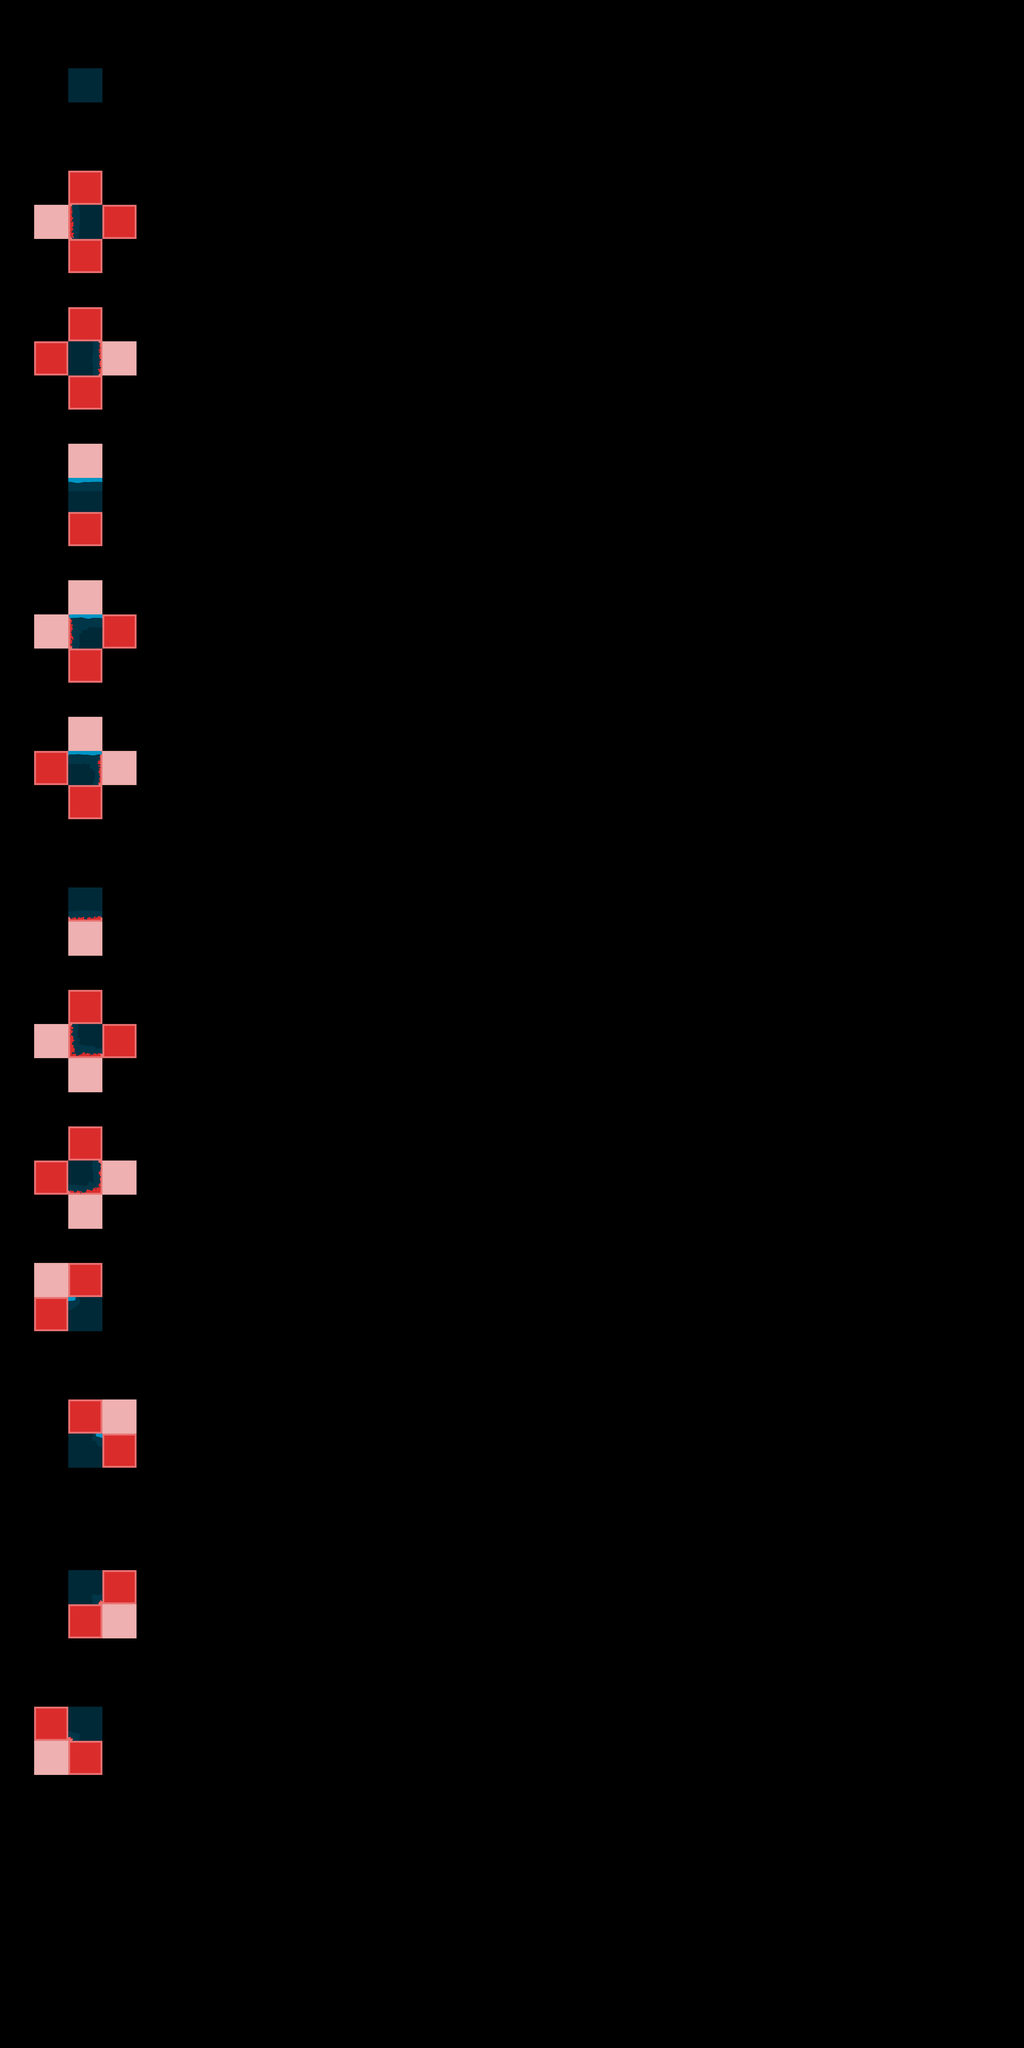

This is a level from a 2D game, rendered from its Tiled map with the project's own tilesets. A one-line summary and the complete map file follow:
An orthogonal 30x60 tile map with 128x128 px tiles, 2 tile layers (input_Prototype, output_Ground), 3 tilesets.

<map version="1.10" tiledversion="1.10.0" orientation="orthogonal" renderorder="right-down" width="30" height="60" tilewidth="128" tileheight="128" infinite="0" nextlayerid="3" nextobjectid="1">
 <tileset firstgid="1" source="Prototype.tsx" />
 <tileset firstgid="172" source="Ground.tsx" />
 <tileset firstgid="343" source="Prototype.tsx" />
 <layer id="1" name="input_Prototype" width="30" height="60">
  <data encoding="csv">
0,0,0,0,0,0,0,0,0,0,0,0,0,0,0,0,0,0,0,0,0,0,0,0,0,0,0,0,0,0,
0,0,0,0,0,0,0,0,0,0,0,0,0,0,0,0,0,0,0,0,0,0,0,0,0,0,0,0,0,0,
0,0,343,0,0,0,0,0,0,0,0,0,0,0,0,0,0,0,0,0,0,0,0,0,0,0,0,0,0,0,
0,0,0,0,0,0,0,0,0,0,0,0,0,0,0,0,0,0,0,0,0,0,0,0,0,0,0,0,0,0,
0,0,0,0,0,0,0,0,0,0,0,0,0,0,0,0,0,0,0,0,0,0,0,0,0,0,0,0,0,0,
0,0,343,0,0,0,0,0,0,0,0,0,0,0,0,0,0,0,0,0,0,0,0,0,0,0,0,0,0,0,
0,344,343,343,0,0,0,0,0,0,0,0,0,0,0,0,0,0,0,0,0,0,0,0,0,0,0,0,0,0,
0,0,343,0,0,0,0,0,0,0,0,0,0,0,0,0,0,0,0,0,0,0,0,0,0,0,0,0,0,0,
0,0,0,0,0,0,0,0,0,0,0,0,0,0,0,0,0,0,0,0,0,0,0,0,0,0,0,0,0,0,
0,0,343,0,0,0,0,0,0,0,0,0,0,0,0,0,0,0,0,0,0,0,0,0,0,0,0,0,0,0,
0,343,343,344,0,0,0,0,0,0,0,0,0,0,0,0,0,0,0,0,0,0,0,0,0,0,0,0,0,0,
0,0,343,0,0,0,0,0,0,0,0,0,0,0,0,0,0,0,0,0,0,0,0,0,0,0,0,0,0,0,
0,0,0,0,0,0,0,0,0,0,0,0,0,0,0,0,0,0,0,0,0,0,0,0,0,0,0,0,0,0,
0,0,344,0,0,0,0,0,0,0,0,0,0,0,0,0,0,0,0,0,0,0,0,0,0,0,0,0,0,0,
0,0,343,0,0,0,0,0,0,0,0,0,0,0,0,0,0,0,0,0,0,0,0,0,0,0,0,0,0,0,
0,0,1,0,0,0,0,0,0,0,0,0,0,0,0,0,0,0,0,0,0,0,0,0,0,0,0,0,0,0,
0,0,0,0,0,0,0,0,0,0,0,0,0,0,0,0,0,0,0,0,0,0,0,0,0,0,0,0,0,0,
0,0,2,0,0,0,0,0,0,0,0,0,0,0,0,0,0,0,0,0,0,0,0,0,0,0,0,0,0,0,
0,2,1,1,0,0,0,0,0,0,0,0,0,0,0,0,0,0,0,0,0,0,0,0,0,0,0,0,0,0,
0,0,1,0,0,0,0,0,0,0,0,0,0,0,0,0,0,0,0,0,0,0,0,0,0,0,0,0,0,0,
0,0,0,0,0,0,0,0,0,0,0,0,0,0,0,0,0,0,0,0,0,0,0,0,0,0,0,0,0,0,
0,0,2,0,0,0,0,0,0,0,0,0,0,0,0,0,0,0,0,0,0,0,0,0,0,0,0,0,0,0,
0,1,1,2,0,0,0,0,0,0,0,0,0,0,0,0,0,0,0,0,0,0,0,0,0,0,0,0,0,0,
0,0,1,0,0,0,0,0,0,0,0,0,0,0,0,0,0,0,0,0,0,0,0,0,0,0,0,0,0,0,
0,0,0,0,0,0,0,0,0,0,0,0,0,0,0,0,0,0,0,0,0,0,0,0,0,0,0,0,0,0,
0,0,0,0,0,0,0,0,0,0,0,0,0,0,0,0,0,0,0,0,0,0,0,0,0,0,0,0,0,0,
0,0,343,0,0,0,0,0,0,0,0,0,0,0,0,0,0,0,0,0,0,0,0,0,0,0,0,0,0,0,
0,0,344,0,0,0,0,0,0,0,0,0,0,0,0,0,0,0,0,0,0,0,0,0,0,0,0,0,0,0,
0,0,0,0,0,0,0,0,0,0,0,0,0,0,0,0,0,0,0,0,0,0,0,0,0,0,0,0,0,0,
0,0,1,0,0,0,0,0,0,0,0,0,0,0,0,0,0,0,0,0,0,0,0,0,0,0,0,0,0,0,
0,2,1,1,0,0,0,0,0,0,0,0,0,0,0,0,0,0,0,0,0,0,0,0,0,0,0,0,0,0,
0,0,2,0,0,0,0,0,0,0,0,0,0,0,0,0,0,0,0,0,0,0,0,0,0,0,0,0,0,0,
0,0,0,0,0,0,0,0,0,0,0,0,0,0,0,0,0,0,0,0,0,0,0,0,0,0,0,0,0,0,
0,0,1,0,0,0,0,0,0,0,0,0,0,0,0,0,0,0,0,0,0,0,0,0,0,0,0,0,0,0,
0,1,1,2,0,0,0,0,0,0,0,0,0,0,0,0,0,0,0,0,0,0,0,0,0,0,0,0,0,0,
0,0,2,0,0,0,0,0,0,0,0,0,0,0,0,0,0,0,0,0,0,0,0,0,0,0,0,0,0,0,
0,0,0,0,0,0,0,0,0,0,0,0,0,0,0,0,0,0,0,0,0,0,0,0,0,0,0,0,0,0,
0,344,343,0,0,0,0,0,0,0,0,0,0,0,0,0,0,0,0,0,0,0,0,0,0,0,0,0,0,0,
0,343,343,0,0,0,0,0,0,0,0,0,0,0,0,0,0,0,0,0,0,0,0,0,0,0,0,0,0,0,
0,0,0,0,0,0,0,0,0,0,0,0,0,0,0,0,0,0,0,0,0,0,0,0,0,0,0,0,0,0,
0,0,0,0,0,0,0,0,0,0,0,0,0,0,0,0,0,0,0,0,0,0,0,0,0,0,0,0,0,0,
0,0,343,344,0,0,0,0,0,0,0,0,0,0,0,0,0,0,0,0,0,0,0,0,0,0,0,0,0,0,
0,0,343,343,0,0,0,0,0,0,0,0,0,0,0,0,0,0,0,0,0,0,0,0,0,0,0,0,0,0,
0,0,0,0,0,0,0,0,0,0,0,0,0,0,0,0,0,0,0,0,0,0,0,0,0,0,0,0,0,0,
0,0,0,0,0,0,0,0,0,0,0,0,0,0,0,0,0,0,0,0,0,0,0,0,0,0,0,0,0,0,
0,0,0,0,0,0,0,0,0,0,0,0,0,0,0,0,0,0,0,0,0,0,0,0,0,0,0,0,0,0,
0,0,343,343,0,0,0,0,0,0,0,0,0,0,0,0,0,0,0,0,0,0,0,0,0,0,0,0,0,0,
0,0,343,344,0,0,0,0,0,0,0,0,0,0,0,0,0,0,0,0,0,0,0,0,0,0,0,0,0,0,
0,0,0,0,0,0,0,0,0,0,0,0,0,0,0,0,0,0,0,0,0,0,0,0,0,0,0,0,0,0,
0,0,0,0,0,0,0,0,0,0,0,0,0,0,0,0,0,0,0,0,0,0,0,0,0,0,0,0,0,0,
0,343,343,0,0,0,0,0,0,0,0,0,0,0,0,0,0,0,0,0,0,0,0,0,0,0,0,0,0,0,
0,2,343,0,0,0,0,0,0,0,0,0,0,0,0,0,0,0,0,0,0,0,0,0,0,0,0,0,0,0,
0,0,0,0,0,0,0,0,0,0,0,0,0,0,0,0,0,0,0,0,0,0,0,0,0,0,0,0,0,0,
0,0,0,0,0,0,0,0,0,0,0,0,0,0,0,0,0,0,0,0,0,0,0,0,0,0,0,0,0,0,
0,0,0,0,0,0,0,0,0,0,0,0,0,0,0,0,0,0,0,0,0,0,0,0,0,0,0,0,0,0,
0,0,0,0,0,0,0,0,0,0,0,0,0,0,0,0,0,0,0,0,0,0,0,0,0,0,0,0,0,0,
0,0,0,0,0,0,0,0,0,0,0,0,0,0,0,0,0,0,0,0,0,0,0,0,0,0,0,0,0,0,
0,0,0,0,0,0,0,0,0,0,0,0,0,0,0,0,0,0,0,0,0,0,0,0,0,0,0,0,0,0,
0,0,0,0,0,0,0,0,0,0,0,0,0,0,0,0,0,0,0,0,0,0,0,0,0,0,0,0,0,0,
0,0,0,0,0,0,0,0,0,0,0,0,0,0,0,0,0,0,0,0,0,0,0,0,0,0,0,0,0,0
</data>
 </layer>
 <layer id="2" name="output_Ground" width="30" height="60">
  <data encoding="csv">
0,0,0,0,0,0,0,0,0,0,0,0,0,0,0,0,0,0,0,0,0,0,0,0,0,0,0,0,0,0,
0,0,0,0,0,0,0,0,0,0,0,0,0,0,0,0,0,0,0,0,0,0,0,0,0,0,0,0,0,0,
0,0,182,0,0,0,0,0,0,0,0,0,0,0,0,0,0,0,0,0,0,0,0,0,0,0,0,0,0,0,
0,0,0,0,0,0,0,0,0,0,0,0,0,0,0,0,0,0,0,0,0,0,0,0,0,0,0,0,0,0,
0,0,0,0,0,0,0,0,0,0,0,0,0,0,0,0,0,0,0,0,0,0,0,0,0,0,0,0,0,0,
0,0,0,0,0,0,0,0,0,0,0,0,0,0,0,0,0,0,0,0,0,0,0,0,0,0,0,0,0,0,
0,0,181,0,0,0,0,0,0,0,0,0,0,0,0,0,0,0,0,0,0,0,0,0,0,0,0,0,0,0,
0,0,0,0,0,0,0,0,0,0,0,0,0,0,0,0,0,0,0,0,0,0,0,0,0,0,0,0,0,0,
0,0,0,0,0,0,0,0,0,0,0,0,0,0,0,0,0,0,0,0,0,0,0,0,0,0,0,0,0,0,
0,0,0,0,0,0,0,0,0,0,0,0,0,0,0,0,0,0,0,0,0,0,0,0,0,0,0,0,0,0,
0,0,183,0,0,0,0,0,0,0,0,0,0,0,0,0,0,0,0,0,0,0,0,0,0,0,0,0,0,0,
0,0,0,0,0,0,0,0,0,0,0,0,0,0,0,0,0,0,0,0,0,0,0,0,0,0,0,0,0,0,
0,0,0,0,0,0,0,0,0,0,0,0,0,0,0,0,0,0,0,0,0,0,0,0,0,0,0,0,0,0,
0,0,0,0,0,0,0,0,0,0,0,0,0,0,0,0,0,0,0,0,0,0,0,0,0,0,0,0,0,0,
0,0,173,0,0,0,0,0,0,0,0,0,0,0,0,0,0,0,0,0,0,0,0,0,0,0,0,0,0,0,
0,0,0,0,0,0,0,0,0,0,0,0,0,0,0,0,0,0,0,0,0,0,0,0,0,0,0,0,0,0,
0,0,0,0,0,0,0,0,0,0,0,0,0,0,0,0,0,0,0,0,0,0,0,0,0,0,0,0,0,0,
0,0,0,0,0,0,0,0,0,0,0,0,0,0,0,0,0,0,0,0,0,0,0,0,0,0,0,0,0,0,
0,0,172,0,0,0,0,0,0,0,0,0,0,0,0,0,0,0,0,0,0,0,0,0,0,0,0,0,0,0,
0,0,0,0,0,0,0,0,0,0,0,0,0,0,0,0,0,0,0,0,0,0,0,0,0,0,0,0,0,0,
0,0,0,0,0,0,0,0,0,0,0,0,0,0,0,0,0,0,0,0,0,0,0,0,0,0,0,0,0,0,
0,0,0,0,0,0,0,0,0,0,0,0,0,0,0,0,0,0,0,0,0,0,0,0,0,0,0,0,0,0,
0,0,174,0,0,0,0,0,0,0,0,0,0,0,0,0,0,0,0,0,0,0,0,0,0,0,0,0,0,0,
0,0,0,0,0,0,0,0,0,0,0,0,0,0,0,0,0,0,0,0,0,0,0,0,0,0,0,0,0,0,
0,0,0,0,0,0,0,0,0,0,0,0,0,0,0,0,0,0,0,0,0,0,0,0,0,0,0,0,0,0,
0,0,0,0,0,0,0,0,0,0,0,0,0,0,0,0,0,0,0,0,0,0,0,0,0,0,0,0,0,0,
0,0,191,0,0,0,0,0,0,0,0,0,0,0,0,0,0,0,0,0,0,0,0,0,0,0,0,0,0,0,
0,0,0,0,0,0,0,0,0,0,0,0,0,0,0,0,0,0,0,0,0,0,0,0,0,0,0,0,0,0,
0,0,0,0,0,0,0,0,0,0,0,0,0,0,0,0,0,0,0,0,0,0,0,0,0,0,0,0,0,0,
0,0,0,0,0,0,0,0,0,0,0,0,0,0,0,0,0,0,0,0,0,0,0,0,0,0,0,0,0,0,
0,0,190,0,0,0,0,0,0,0,0,0,0,0,0,0,0,0,0,0,0,0,0,0,0,0,0,0,0,0,
0,0,0,0,0,0,0,0,0,0,0,0,0,0,0,0,0,0,0,0,0,0,0,0,0,0,0,0,0,0,
0,0,0,0,0,0,0,0,0,0,0,0,0,0,0,0,0,0,0,0,0,0,0,0,0,0,0,0,0,0,
0,0,0,0,0,0,0,0,0,0,0,0,0,0,0,0,0,0,0,0,0,0,0,0,0,0,0,0,0,0,
0,0,192,0,0,0,0,0,0,0,0,0,0,0,0,0,0,0,0,0,0,0,0,0,0,0,0,0,0,0,
0,0,0,0,0,0,0,0,0,0,0,0,0,0,0,0,0,0,0,0,0,0,0,0,0,0,0,0,0,0,
0,0,0,0,0,0,0,0,0,0,0,0,0,0,0,0,0,0,0,0,0,0,0,0,0,0,0,0,0,0,
0,0,0,0,0,0,0,0,0,0,0,0,0,0,0,0,0,0,0,0,0,0,0,0,0,0,0,0,0,0,
0,0,176,0,0,0,0,0,0,0,0,0,0,0,0,0,0,0,0,0,0,0,0,0,0,0,0,0,0,0,
0,0,0,0,0,0,0,0,0,0,0,0,0,0,0,0,0,0,0,0,0,0,0,0,0,0,0,0,0,0,
0,0,0,0,0,0,0,0,0,0,0,0,0,0,0,0,0,0,0,0,0,0,0,0,0,0,0,0,0,0,
0,0,0,0,0,0,0,0,0,0,0,0,0,0,0,0,0,0,0,0,0,0,0,0,0,0,0,0,0,0,
0,0,175,0,0,0,0,0,0,0,0,0,0,0,0,0,0,0,0,0,0,0,0,0,0,0,0,0,0,0,
0,0,0,0,0,0,0,0,0,0,0,0,0,0,0,0,0,0,0,0,0,0,0,0,0,0,0,0,0,0,
0,0,0,0,0,0,0,0,0,0,0,0,0,0,0,0,0,0,0,0,0,0,0,0,0,0,0,0,0,0,
0,0,0,0,0,0,0,0,0,0,0,0,0,0,0,0,0,0,0,0,0,0,0,0,0,0,0,0,0,0,
0,0,184,0,0,0,0,0,0,0,0,0,0,0,0,0,0,0,0,0,0,0,0,0,0,0,0,0,0,0,
0,0,0,0,0,0,0,0,0,0,0,0,0,0,0,0,0,0,0,0,0,0,0,0,0,0,0,0,0,0,
0,0,0,0,0,0,0,0,0,0,0,0,0,0,0,0,0,0,0,0,0,0,0,0,0,0,0,0,0,0,
0,0,0,0,0,0,0,0,0,0,0,0,0,0,0,0,0,0,0,0,0,0,0,0,0,0,0,0,0,0,
0,0,185,0,0,0,0,0,0,0,0,0,0,0,0,0,0,0,0,0,0,0,0,0,0,0,0,0,0,0,
0,0,0,0,0,0,0,0,0,0,0,0,0,0,0,0,0,0,0,0,0,0,0,0,0,0,0,0,0,0,
0,0,0,0,0,0,0,0,0,0,0,0,0,0,0,0,0,0,0,0,0,0,0,0,0,0,0,0,0,0,
0,0,0,0,0,0,0,0,0,0,0,0,0,0,0,0,0,0,0,0,0,0,0,0,0,0,0,0,0,0,
0,0,0,0,0,0,0,0,0,0,0,0,0,0,0,0,0,0,0,0,0,0,0,0,0,0,0,0,0,0,
0,0,0,0,0,0,0,0,0,0,0,0,0,0,0,0,0,0,0,0,0,0,0,0,0,0,0,0,0,0,
0,0,0,0,0,0,0,0,0,0,0,0,0,0,0,0,0,0,0,0,0,0,0,0,0,0,0,0,0,0,
0,0,0,0,0,0,0,0,0,0,0,0,0,0,0,0,0,0,0,0,0,0,0,0,0,0,0,0,0,0,
0,0,0,0,0,0,0,0,0,0,0,0,0,0,0,0,0,0,0,0,0,0,0,0,0,0,0,0,0,0,
0,0,0,0,0,0,0,0,0,0,0,0,0,0,0,0,0,0,0,0,0,0,0,0,0,0,0,0,0,0
</data>
 </layer>
</map>
